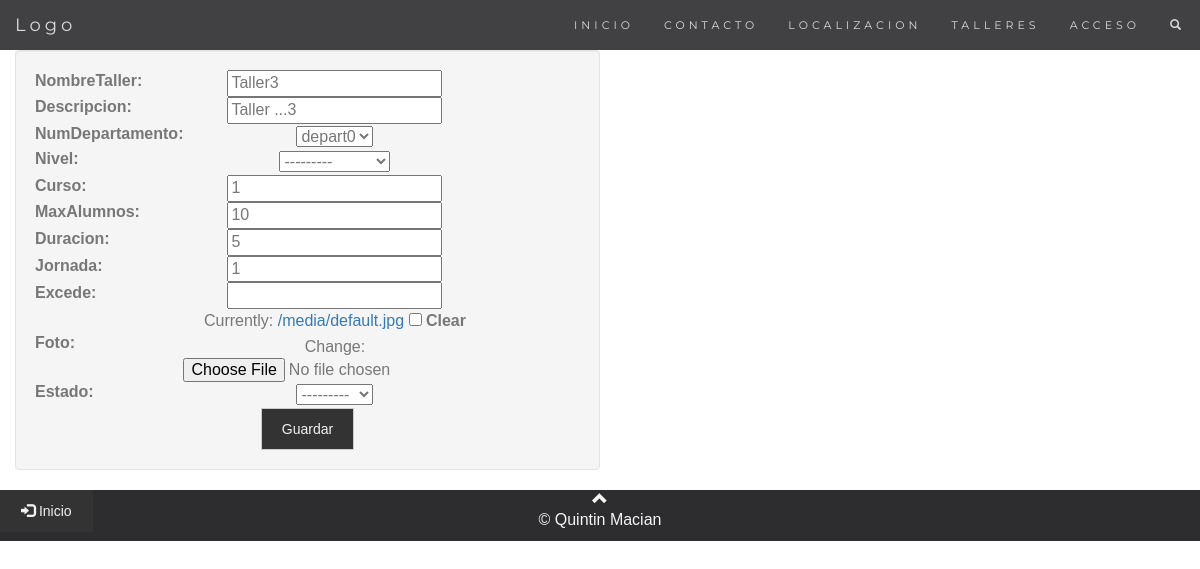
The app's page /taller/update/3 with its own data.
### talleres/models.py (models this page shows, shortened)
class Taller(models.Model):
    Numero = models.AutoField(primary_key=True)
    NombreTaller = models.CharField(max_length=50)
    Descripcion = models.CharField(max_length=150)
    NumDepartamento = models.ForeignKey(Departamento, on_delete=models.CASCADE)
    NIVEL = ((1,'ESO'), (2, 'BACHILLER'), (3,'CFGM'), (4,'CFGS'), (5,'PQPI'))
    nivel = models.PositiveSmallIntegerField(choices=NIVEL, null=True)
    curso = models.IntegerField()
    MaxAlumnos = models.IntegerField()
    duracion = models.IntegerField()
    jornada = models.IntegerField()
    excede = models.IntegerField(null=True)
    foto = models.ImageField(blank=True, null=True, upload_to = 'media/', default='/media/default.jpg')
    ESTADO = ((1, 'abierto'),(2, 'cerrado'))
    estado = models.PositiveSmallIntegerField(choices=ESTADO, null=True)
    idAlumnoTaller = models.ManyToManyField(Alumno, through='AlumnoTaller')
    idProfesorTaller = models.ManyToManyField(Profesor, through='ProfesorTaller')

### talleres/views.py (the view)
# urls.py: url('^taller/update/(?P<pk>[\w-]+)$', views.TallerUpdateView.as_view(), name='taller_update'),
class TallerUpdateView(UpdateView):
    model = Taller
    fields = ('Numero', 'NombreTaller','Descripcion','NumDepartamento','nivel', 'curso','MaxAlumnos','duracion','jornada','excede','foto', 'estado')
    template_name_suffix = "_update_form"
    success_url = reverse_lazy('listataller')

### talleres/models.py (called while the page is built)
    def __str__(self):
        return self.nombre

### talleres/templates/talleres/taller_update_form.html (shortened to what this page needs)
{% extends "base.html" %}
  {% block content %}
    <div id="hueco" style="height: 50px;"> </div>
        <div id="alta" class="container text-center">
        <div class="row">
        <div class="col-md-6 well well-xs">
        <form method="POST" class="post-form" enctype="multipart/form-data">{% csrf_token %}
              <table>
            {{ form.as_table }}
            </table>
          <button type="submit" class="save btn btn-default">Guardar</button>
        </form>
        </div>
        </div>
        </div>
    {% endblock content %}

### talleres/static/talleres/principal.css (style rules this page uses)
body { font: 400 15px/1.8 Lato, sans-serif; color: #777; }
.btn { padding: 10px 20px; background-color: #333; color: #f1f1f1; border-radius: 0; transition: .2s; }

### records on screen
Taller: NombreTaller "Taller3", Descripcion "Taller ...3", NumDepartamento "depart0", nivel "---------", curso "1", MaxAlumnos "10", duracion "5", jornada "1", estado "---------"
